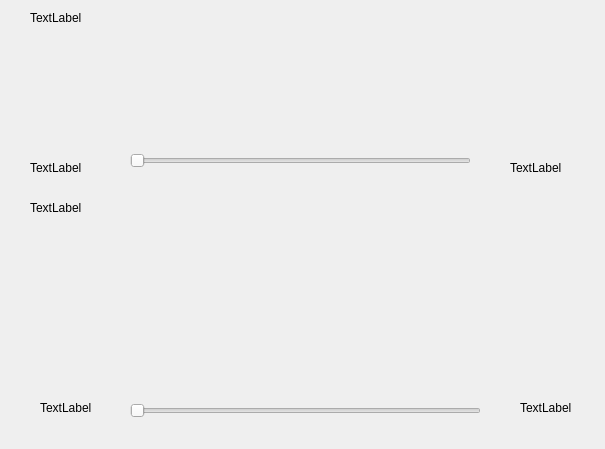
<?xml version="1.0" encoding="UTF-8"?>
<ui version="4.0">
 <class>QGCPX4MulticopterConfig</class>
 <widget class="QWidget" name="QGCPX4MulticopterConfig">
  <property name="geometry">
   <rect>
    <x>0</x>
    <y>0</y>
    <width>605</width>
    <height>449</height>
   </rect>
  </property>
  <property name="windowTitle">
   <string>Form</string>
  </property>
  <widget class="QSlider" name="horizontalSlider">
   <property name="geometry">
    <rect>
     <x>130</x>
     <y>150</y>
     <width>341</width>
     <height>22</height>
    </rect>
   </property>
   <property name="orientation">
    <enum>Qt::Horizontal</enum>
   </property>
  </widget>
  <widget class="QSlider" name="horizontalSlider_2">
   <property name="geometry">
    <rect>
     <x>130</x>
     <y>400</y>
     <width>351</width>
     <height>22</height>
    </rect>
   </property>
   <property name="orientation">
    <enum>Qt::Horizontal</enum>
   </property>
  </widget>
  <widget class="QLabel" name="label">
   <property name="geometry">
    <rect>
     <x>30</x>
     <y>160</y>
     <width>62</width>
     <height>16</height>
    </rect>
   </property>
   <property name="text">
    <string>TextLabel</string>
   </property>
  </widget>
  <widget class="QLabel" name="label_2">
   <property name="geometry">
    <rect>
     <x>510</x>
     <y>160</y>
     <width>62</width>
     <height>16</height>
    </rect>
   </property>
   <property name="text">
    <string>TextLabel</string>
   </property>
  </widget>
  <widget class="QLabel" name="label_3">
   <property name="geometry">
    <rect>
     <x>40</x>
     <y>400</y>
     <width>62</width>
     <height>16</height>
    </rect>
   </property>
   <property name="text">
    <string>TextLabel</string>
   </property>
  </widget>
  <widget class="QLabel" name="label_4">
   <property name="geometry">
    <rect>
     <x>520</x>
     <y>400</y>
     <width>62</width>
     <height>16</height>
    </rect>
   </property>
   <property name="text">
    <string>TextLabel</string>
   </property>
  </widget>
  <widget class="QLabel" name="label_5">
   <property name="geometry">
    <rect>
     <x>30</x>
     <y>10</y>
     <width>62</width>
     <height>16</height>
    </rect>
   </property>
   <property name="text">
    <string>TextLabel</string>
   </property>
  </widget>
  <widget class="QLabel" name="label_6">
   <property name="geometry">
    <rect>
     <x>30</x>
     <y>200</y>
     <width>62</width>
     <height>16</height>
    </rect>
   </property>
   <property name="text">
    <string>TextLabel</string>
   </property>
  </widget>
 </widget>
 <resources/>
 <connections/>
</ui>
